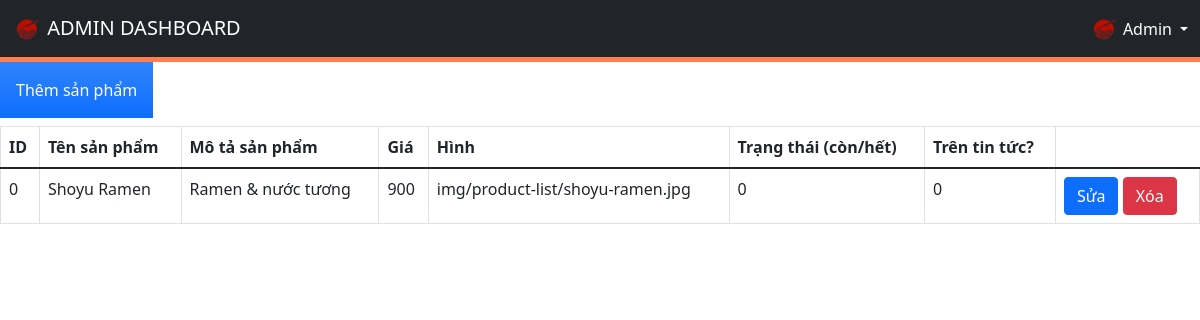
/admin/productManagement.php, run on an earlier commit of the app's database.
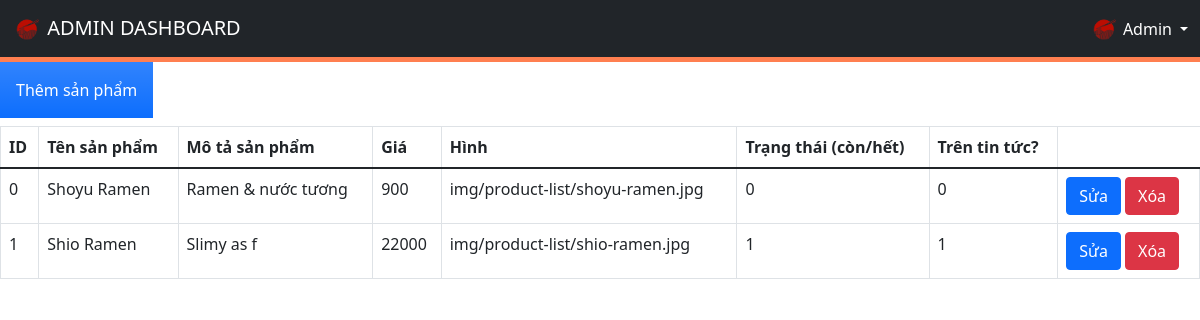
And on a later commit of the database.
### tables this page shows
CREATE TABLE `product` (
  `id` int(10) UNSIGNED NOT NULL,
  `name` varchar(100) NOT NULL,
  `description` text NOT NULL,
  `price` float UNSIGNED NOT NULL,
  `img_path` text NOT NULL,
  `status` tinyint(1) NOT NULL DEFAULT 1 COMMENT '0: unavailable, 1: available',
  `feature` tinyint(1) NOT NULL DEFAULT 1 COMMENT '0: not featured on news, 1: featured on news'
);

### admin/productManagement.php (the view, shortened to what this page needs)
<!DOCTYPE html>
<html lang="en">
<head>
  <link href="https://cdnjs.cloudflare.com/ajax/libs/font-awesome/5.9.0/css/all.min.css" rel="stylesheet">
  <link href="https://cdn.jsdelivr.net/npm/bootstrap@5.1.3/dist/css/bootstrap.min.css" rel="stylesheet">
  <link rel="stylesheet" href="admin-styles/styles.css">
</head>
<body>
  <div>
    <?php $IPATH = $_SERVER["DOCUMENT_ROOT"]."/btl-web/admin/";
    include($IPATH."navbar.php");?>
  </div>
    <form method="post" action="productManagement.php">
      <a href="newProduct.php"><input type="button" class="p-3 mb-2 bg-primary bg-gradient text-white" value="Thêm sản phẩm"></a>
    </form>
    <?php
      include('../config/config.php');
      echo "<table class='table table-bordered'>
              <tr>
                  <th>ID</th>
                  <th>Tên sản phẩm</th>
                  <th>Mô tả sản phẩm</th>
                  <th>Giá</th>
                  <th>Hình</th>
                  <th>Trạng thái (còn/hết)</th>
                  <th>Trên tin tức?</th>
              </tr>
              <tbody>";
      $sql = "SELECT * from product";
      $result = $conn->query($sql);
      if ($result->num_rows > 0) {
        while ($row = $result->fetch_assoc()) {
          $id = $row['id'];
          $name = $row['name'];
          $description = $row['description'];
          $price = $row['price'];
          $img_path = $row['img_path'];
          $status = $row['status'];
          $feature = $row['feature'];
          echo "<tr>
                  <td>" . $id . "</td>
                  <td>" . $name . "</td>
                  <td>" . $description . "</td>
                  <td>" . $price . "</td>
                  <td>" . $img_path . "</td>
                  <td>" . $status . "</td>
                  <td>" . $feature . "</td>
                  <td>
                    <a href='editProduct.php?
                      id=$id&
                      name=$name&
                      description=$description&
                      price=$price&
                      img_path=$img_path&
                      status=$status&
                      feature=$feature'
                      class='btn btn-primary m-r-1em' name='edit'>Sửa</a>
                    <a href='deleteProduct.php?id=$id' class='btn btn-danger'>Xóa</a>
                  </td>
                </tr>";
        }
        echo "</tbody></table>";
      }
    ?>
</body>
</html>

What changed in the data, as far as the page shows it:
added product: id "1", name "Shio Ramen", description "Slimy as f", price "22000", img_path "img/product-list/shio-ramen.jpg", status "1", feature "1"
